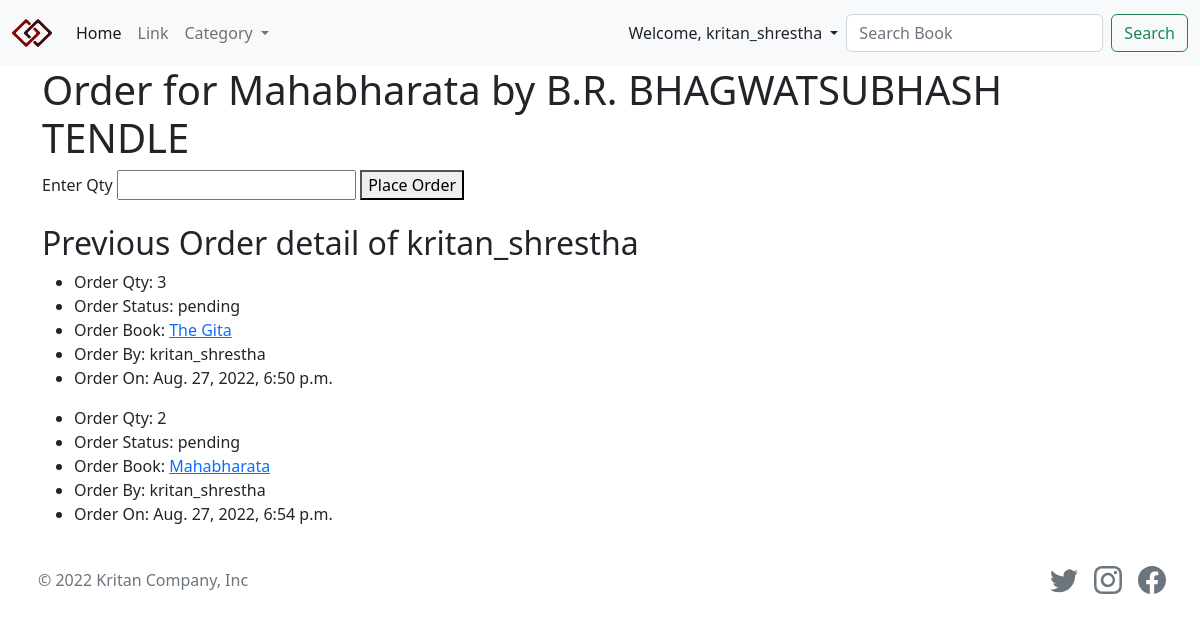
Page /order/3/ (signed in) on the committed database.
### account_authentication/models.py (models this page shows, shortened)
class AccountAuthentication(models.Model):
    email = models.EmailField(max_length=200)
    phone = models.IntegerField()
    logo = models.ImageField(upload_to='account_authentication/logo/')
    address = models.CharField(max_length=200)

### book/models.py (models this page shows, shortened)
class Book(models.Model):
    author = models.ManyToManyField(Author)
    category = models.ManyToManyField(Category)
    title = models.CharField(max_length=200)
    slug = models.SlugField(max_length=200, blank=True, null=True)
    description = models.TextField()
    page_num = models.PositiveIntegerField()
    image = models.ImageField(upload_to='book/image')
    price = models.IntegerField()
    date = models.DateTimeField(auto_now_add=True, null=True, blank=True)
    def __str__(self):
        return self.title

### author/models.py (models this page shows)
class Author(models.Model):
    name = models.CharField(max_length=200)
    address = models.CharField(max_length=200)
    phone = models.CharField(max_length=15)
    email = models.EmailField(max_length=200)
    def __str__(self):
        return str(self.name)

### order/models.py (models this page shows, shortened)
class Order(models.Model):
    status_choices = [
        ('pending','Pending'),
        ('reject','Reject'),
        ('completed','Completed'),
        ]
    book = models.ForeignKey(Book, on_delete=models.CASCADE)
    user = models.ForeignKey(User, on_delete=models.CASCADE)
    date = models.DateTimeField(auto_now_add=True)
    status = models.CharField(max_length=12, choices=status_choices, default='pending')
    num_order = models.PositiveIntegerField(default=0)

### order/views.py (the view)
# urls.py: path('<int:pk>/', views.place_order, name='place-order'),
@login_required
def place_order(request, pk):
    if request.method == 'POST':
        book = Book.objects.get(id=pk)
        order_num = request.POST['order_num']
        Order.objects.create(book=book, user=get_user(request), num_order=order_num)
        messages.success(request, 'Order placed successfully')
        return redirect('place-order', pk)
    else:
        book = Book.objects.get(id=pk)
        orders= Order.objects.all()
        order = Order.objects.filter(user=get_user(request))
        user = get_user(request)
        context = {'orders':orders, "book":book,'order':order, 'user':user}
        return render(request, 'order/place-order/place-order.html', context)

### account_authentication/everywhere.py (called while the page is built)
def all_data(request):
    time = datetime.now()
    current_time = time.strftime("%H")
    split = int(current_time[0])
    if split == 0:
        current_ = int(time.strftime("%H")[1])
    else:
        current_= int(time.strftime("%H"))
    print(type(current_))
    print(current_)
    all_data = AccountAuthentication.objects.last()
    context = {'all_data':all_data, 'time':current_}
    return context

### category/context_processor.py (called while the page is built)
def all_category(request):
    category = Category.objects.all()
    context = {'category':category}
    return context

### templates/order/place-order/place-order.html (shortened to what this page needs)
{% extends 'base/base.html' %}
{% block content %}
<h1>Order for {{book.title}} by {% for author in book.author.all %}{{author}}{% endfor %}</h1>
<form action="" method="post">
    <label for="order-num">Enter Qty</label>
    <input type="number" name="order_num" id="order-num">
    <button>Place Order</button>
</form> <br>
{% if order %}
<h2>Previous Order detail of {{user}}</h2>
{% else %}
<h2>No any order by {{user}}</h2>
{% endif %}
{% for order in order %}
<ul>
    <li>
        Order Qty: {{order.num_order}}
    </li>
    <li>
        Order Status: {{order.status}}
    </li>
    <li>
        Order Book: <a href="{% url 'book-detail' order.book.id %}"> {{order.book}}</a>
    </li>
    <li>
        Order By: {{order.user}}
    </li>
    <li>
        Order On: {{order.date}}
    </li>
</ul>
{% endfor %}
{% endblock content %}

### templates/nav-bars/header.html (shortened to what this page needs)
<!DOCTYPE html>
{% load static %}
<html lang="en">
    <head>
        <link rel="stylesheet" href="{% static 'css/bootstrap.min.css' %}">
    </head>
    <body>
        <nav class="navbar navbar-expand-lg bg-light">
            <div class="container-fluid">
                <a class="navbar-brand" href="{% url 'book-homepage' %}"><img src="{{all_data.logo.url}}" width="40"
                        alt=""></a>
                <div class="collapse navbar-collapse" id="navbarSupportedContent">
                    <ul class="navbar-nav me-auto mb-2 mb-lg-0">
                        <li class="nav-item">
                            <a class="nav-link active" aria-current="page" href="{% url 'book-homepage' %}">Home</a>
                        </li>
                        {% if user.is_staff %}
                        <li class="nav-item">
                            <a class="nav-link" href="{% url 'link-list' %}">Link</a>
                        </li>
                        {% endif %}
                        <li class="nav-item dropdown">
                            <a class="nav-link dropdown-toggle" href="#" role="button" data-bs-toggle="dropdown"
                                aria-expanded="false">
                                Category
                            </a>
                        </li>
                    </ul>
                    <div class="dropdown me-2">
                        {% if user.is_authenticated %}
                        <a class="nav-link dropdown-toggle" href="#" role="button" data-bs-toggle="dropdown"
                            aria-expanded="false">
                            Welcome, {{user.username}}
                        </a>
                            {% else %}
                            <a class="dropdown-item" href="{% url 'login' %}">Log In</a>
                        </ul>
                        {% endif %}
                    </div>
                    <form class="d-flex" role="search" method="post" action="{% url 'book-search' %}">
                        <input class="form-control me-2" type="search" placeholder="Search Book" name="book_name" aria-label="Search">
                        <button class="btn btn-outline-success" type="submit">Search</button>
                    </form>
                </div>
        </nav>
        <div class="container">

### rows in the picture
AccountAuthentication: logo (picture)
Book: title "Mahabharata"
Author: name "B.R. BHAGWAT"
Author: name "SUBHASH TENDLE"
Order: num_order "3", status "pending", book "The Gita", user "kritan_shrestha", date "Aug. 27, 2022, 6:50 p.m."
Order: num_order "2", status "pending", book "Mahabharata", user "kritan_shrestha", date "Aug. 27, 2022, 6:54 p.m."

### other values in the picture
{{ user.username }} "kritan_shrestha"
{{ user }} "kritan_shrestha"
